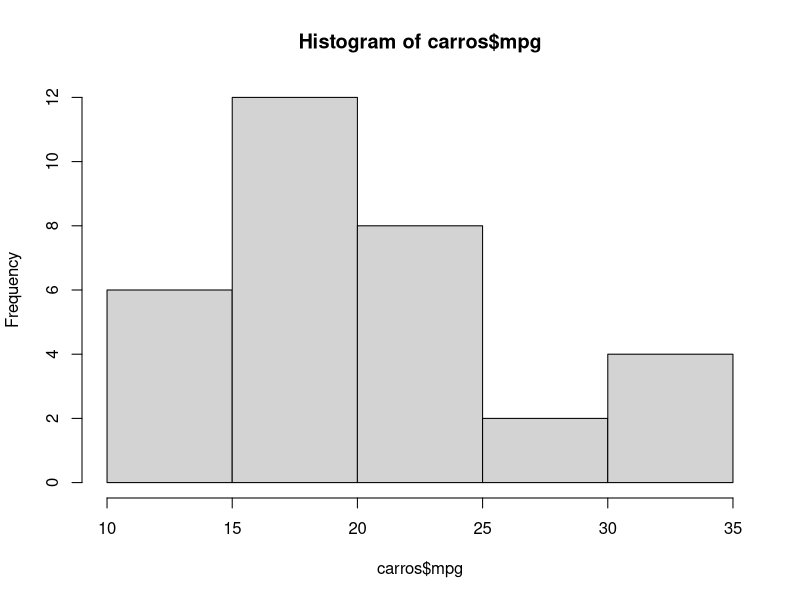
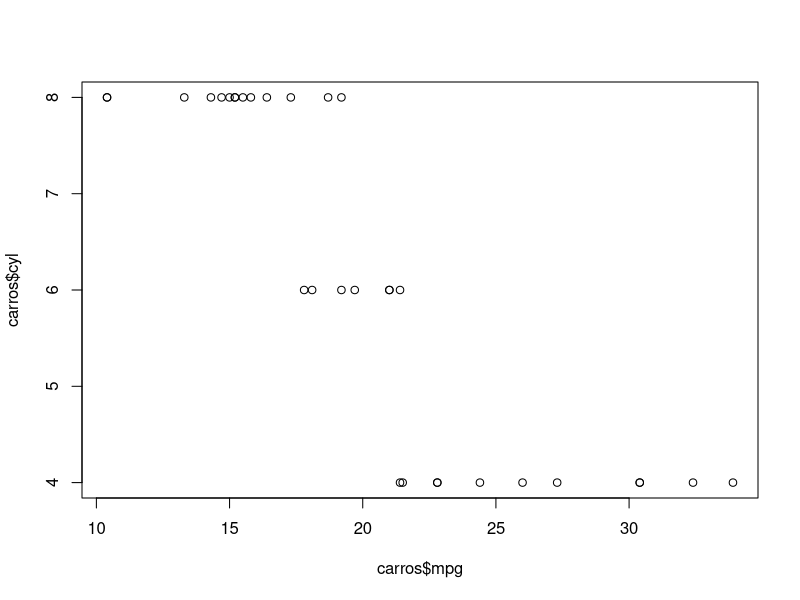
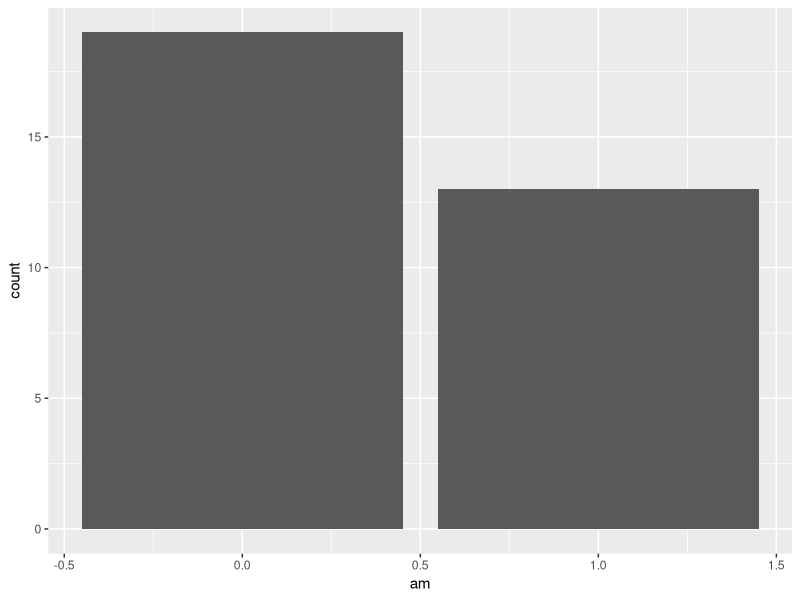

The R script that drew these images, in order:
# Usar dataset pré-configurado
## Colunas mpg, cyl e am da base mtcars
carros = mtcars[, c(1, 2, 9)]

head(carros)

# Histograma da coluna mpg
hist(carros$mpg)

# Gráfico de dispersão de mpg X cyl
plot(carros$mpg, carros$cyl)

# Instalar e carregar ggplot2
install.packages('ggplot2')
library(ggplot2)

ggplot(carros, aes(am))+geom_bar()